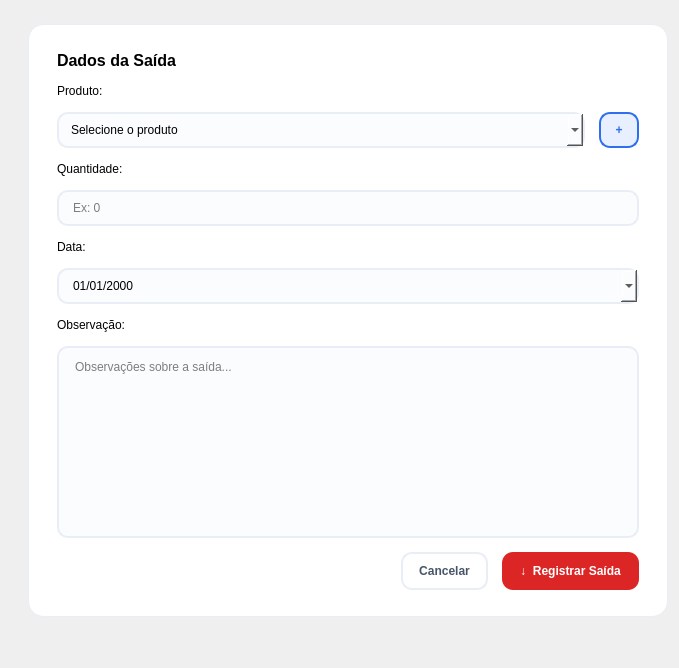
         <widget class="QWidget" name="page_saida">
          <layout class="QVBoxLayout" name="saidaPageLayout">
           <property name="leftMargin">
            <number>28</number>
           </property>
           <property name="topMargin">
            <number>24</number>
           </property>
           <item>
            <widget class="QFrame" name="saidaFormFrame">
             <property name="minimumSize">
              <size>
               <width>640</width>
               <height>0</height>
              </size>
             </property>
             <property name="maximumSize">
              <size>
               <width>640</width>
               <height>16777215</height>
              </size>
             </property>
             <property name="styleSheet">
              <string notr="true">QFrame#saidaFormFrame { background-color: #ffffff; border: 1px solid #e9edf5; border-radius: 16px; }
QLineEdit, QComboBox, QTextEdit {
  border: 1.5px solid #e9edf5; border-radius: 11px; padding: 8px 12px; background-color: #fbfcfe;
}
QLineEdit:focus, QComboBox:focus, QTextEdit:focus { border: 1.5px solid #2f6fed; background-color: #ffffff; }</string>
             </property>
             <layout class="QVBoxLayout" name="saidaFormLayout">
              <property name="leftMargin">
               <number>28</number>
              </property>
              <property name="topMargin">
               <number>26</number>
              </property>
              <property name="rightMargin">
               <number>28</number>
              </property>
              <property name="bottomMargin">
               <number>26</number>
              </property>
              <property name="spacing">
               <number>14</number>
              </property>
              <item>
               <widget class="QLabel" name="saidaFormTitle">
                <property name="styleSheet">
                 <string notr="true">font-size: 12pt; font-weight: bold;</string>
                </property>
                <property name="text">
                 <string>Dados da Saída</string>
                </property>
               </widget>
              </item>
              <item>
               <widget class="QLabel" name="produtoSaidaLabel">
                <property name="text">
                 <string>Produto:</string>
                </property>
               </widget>
              </item>
              <item>
               <layout class="QHBoxLayout" name="produtoSaidaRow">
                <item>
                 <widget class="QComboBox" name="produtoSaidaComboBox">
                  <item>
                   <property name="text">
                    <string>Selecione o produto</string>
                   </property>
                  </item>
                  <item>
                   <property name="text">
                    <string>Mouse Óptico USB</string>
                   </property>
                  </item>
                  <item>
                   <property name="text">
                    <string>Teclado USB</string>
                   </property>
                  </item>
                  <item>
                   <property name="text">
                    <string>Monitor 21.5"</string>
                   </property>
                  </item>
                 </widget>
                </item>
                <item>
                 <widget class="QPushButton" name="btnNovoProdutoSaida">
                  <property name="minimumSize">
                   <size>
                    <width>40</width>
                    <height>36</height>
                   </size>
                  </property>
                  <property name="maximumSize">
                   <size>
                    <width>40</width>
                    <height>36</height>
                   </size>
                  </property>
                  <property name="cursor">
                   <cursorShape>PointingHandCursor</cursorShape>
                  </property>
                  <property name="styleSheet">
                   <string notr="true">QPushButton { background-color: #e8f0ff; color: #2f6fed; border: 1.5px solid #2f6fed; border-radius: 11px; font-weight: bold; }
QPushButton:hover { background-color: #d9e6ff; }</string>
                  </property>
                  <property name="text">
                   <string>+</string>
                  </property>
                 </widget>
                </item>
               </layout>
              </item>
              <item>
               <widget class="QLabel" name="qtdSaidaLabel">
                <property name="text">
                 <string>Quantidade:</string>
                </property>
               </widget>
              </item>
              <item>
               <widget class="QLineEdit" name="qtdSaidaLineEdit">
                <property name="placeholderText">
                 <string>Ex: 0</string>
                </property>
               </widget>
              </item>
              <item>
               <widget class="QLabel" name="dataSaidaLabel">
                <property name="text">
                 <string>Data:</string>
                </property>
               </widget>
              </item>
              <item>
               <widget class="QDateEdit" name="dataSaidaDateEdit">
                <property name="calendarPopup">
                 <bool>true</bool>
                </property>
                <property name="displayFormat">
                 <string>dd/MM/yyyy</string>
                </property>
                <property name="styleSheet">
                 <string notr="true">QDateEdit { border: 1.5px solid #e9edf5; border-radius: 11px; padding: 8px 12px; background-color: #fbfcfe; }</string>
                </property>
               </widget>
              </item>
              <item>
               <widget class="QLabel" name="obsSaidaLabel">
                <property name="text">
                 <string>Observação:</string>
                </property>
               </widget>
              </item>
              <item>
               <widget class="QTextEdit" name="obsSaidaTextEdit">
                <property name="minimumSize">
                 <size>
                  <width>0</width>
                  <height>80</height>
                 </size>
                </property>
                <property name="placeholderText">
                 <string>Observações sobre a saída...</string>
                </property>
               </widget>
              </item>
              <item>
               <layout class="QHBoxLayout" name="saidaActionsLayout">
                <item>
                 <spacer name="saidaActionsSpacer">
                  <property name="orientation">
                   <enum>Qt::Horizontal</enum>
                  </property>
                  <property name="sizeHint" stdset="0">
                   <size>
                    <width>40</width>
                    <height>20</height>
                   </size>
                  </property>
                 </spacer>
                </item>
                <item>
                 <widget class="QPushButton" name="btnCancelarSaida">
                  <property name="minimumSize">
                   <size>
                    <width>0</width>
                    <height>38</height>
                   </size>
                  </property>
                  <property name="styleSheet">
                   <string notr="true">QPushButton { background-color: #ffffff; color: #475569; border: 1.5px solid #e9edf5; border-radius: 11px; padding: 0 16px; font-weight: bold; }
QPushButton:hover { background-color: #f4f6fb; }</string>
                  </property>
                  <property name="text">
                   <string>Cancelar</string>
                  </property>
                 </widget>
                </item>
                <item>
                 <widget class="QPushButton" name="btnRegistrarSaida">
                  <property name="minimumSize">
                   <size>
                    <width>0</width>
                    <height>38</height>
                   </size>
                  </property>
                  <property name="cursor">
                   <cursorShape>PointingHandCursor</cursorShape>
                  </property>
                  <property name="styleSheet">
                   <string notr="true">QPushButton { background-color: #dc2626; color: #ffffff; border: none; border-radius: 11px; padding: 0 18px; font-weight: bold; }
QPushButton:hover { background-color: #b91c1c; }</string>
                  </property>
                  <property name="text">
                   <string>↓  Registrar Saída</string>
                  </property>
                 </widget>
                </item>
               </layout>
              </item>
             </layout>
            </widget>
           </item>
           <item>
            <spacer name="saidaBottomSpacer">
             <property name="orientation">
              <enum>Qt::Vertical</enum>
             </property>
             <property name="sizeHint" stdset="0">
              <size>
               <width>20</width>
               <height>40</height>
              </size>
             </property>
            </spacer>
           </item>
          </layout>
         </widget>
